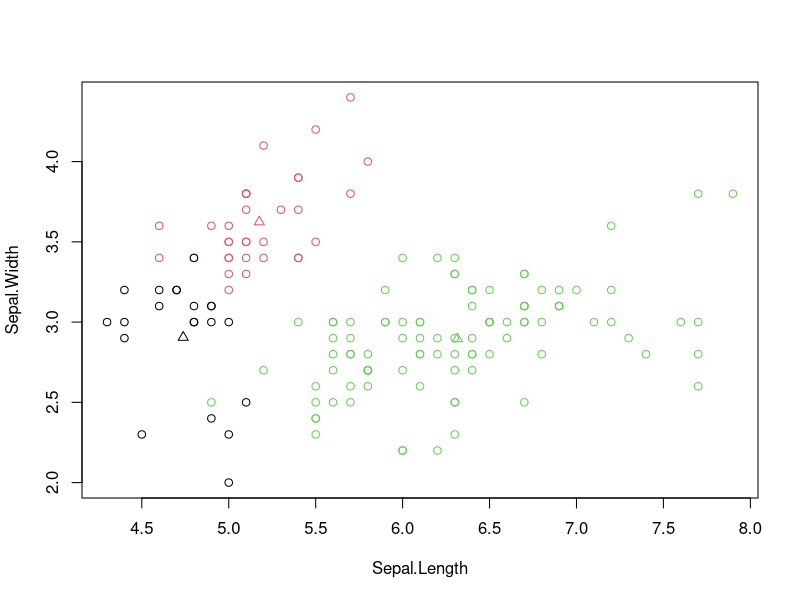
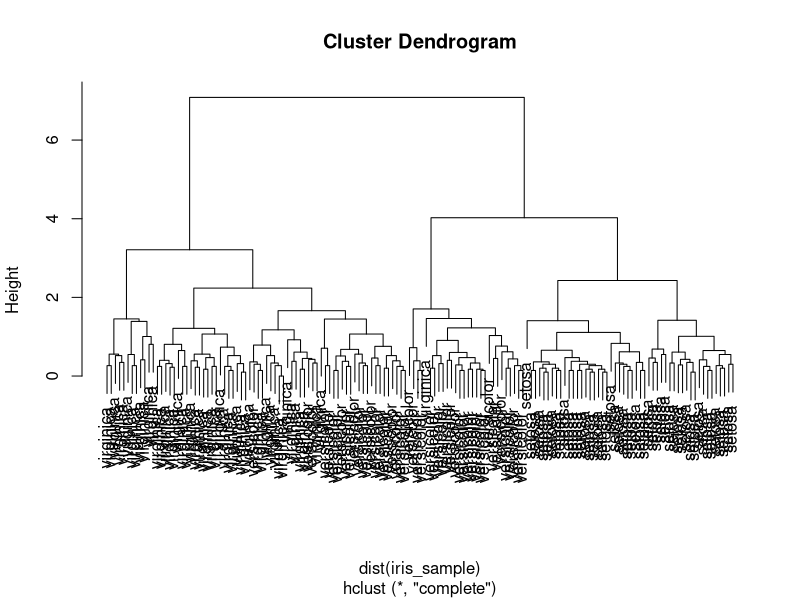

Source code (R) for these figures, in order: (Note: this script raises an error after producing the figures.)
##########################################
#Editor: Kuo-Liang Ou
#National Tsing Hua University ILST
##########################################
# k-means
k_result <- kmeans(iris[,-5], 3) #去除非數值欄位後分三群
k_result$cluster # 回傳 vector 1 to k
k_result$centers # 中心點
k_result$size    # 各群數量
table(iris$Species,k_result$cluster) #confusion matrix

plot(iris[c("Sepal.Length","Sepal.Width")],
     col=k_result$cluster) # color 設定為群代號
points(k_result$centers[,c("Sepal.Length","Sepal.Width")],
       col=1:3, pch=2)

##########################################
# hierarchical cluster

iris_sample = iris[,1:4]
h_result = hclust(dist(iris_sample),method="complete")
h_result
#method = single complete average centroid
plot(h_result,labels=iris$Species)
rect.hclust(cluster_result,k=3,border="blue")
rect.hclust(cluster_result,k=6,border="red")
###








